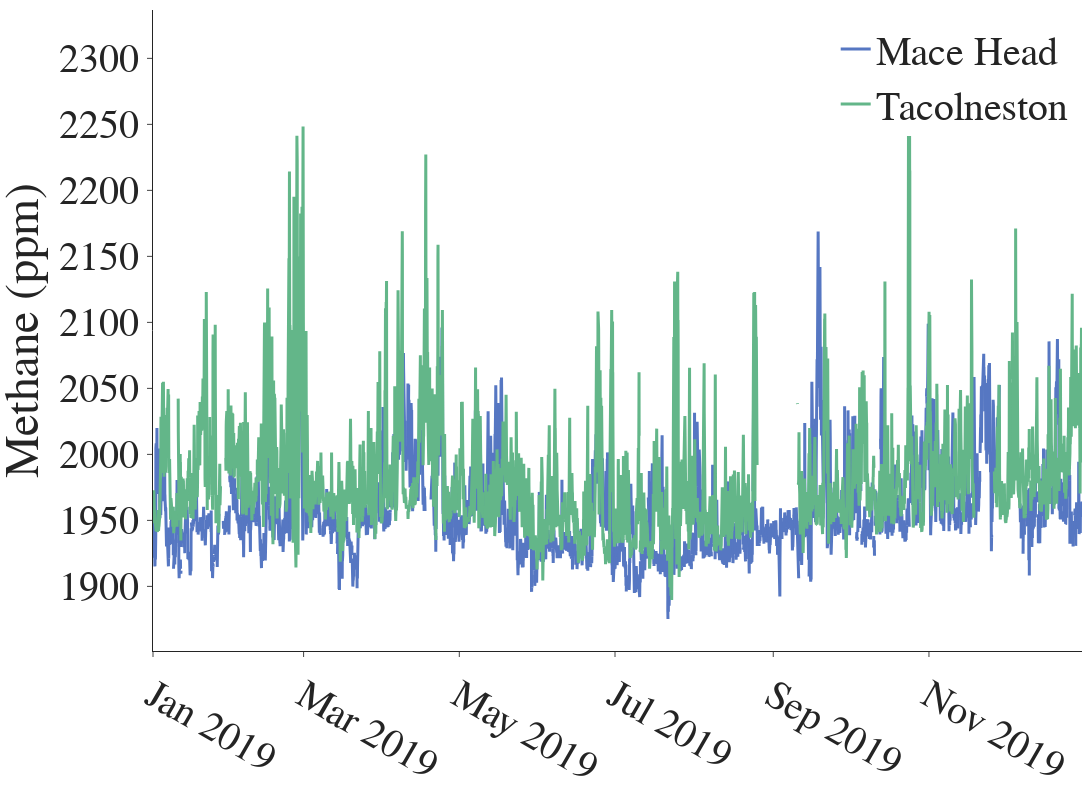

Source (notebook cell):
### Markdown cell above
Plots (Plotly)

### Code cell
fig = go.Figure()

alpha = 0.6
color_mhd = ["rgba(86, 119, 194, 1)", f"rgba(86, 119, 194, {alpha})"] #Sets colour for each line
color_tac = ["rgba(99, 182, 137, 1)", f"rgba(99, 182, 137, {alpha})"]

date_range = ["2019-05-19", "2019-06-21"]
date_range = ["2019-01-01", "2019-12-31"] #Change data range

fig.add_trace(go.Scatter(
    x=ch4_mhd.loc[date_range[0]:date_range[1]].index,
    y=ch4_mhd.loc[date_range[0]:date_range[1]].mf.values,
    mode='lines',
    line=dict(color=color_mhd[0], width=3.),
    showlegend=True,
    name="Mace Head",
    ))

fig.add_trace(go.Scatter(
    x=ch4_tac.loc[date_range[0]:date_range[1]].index,
    y=ch4_tac.loc[date_range[0]:date_range[1]].mf.values,
    mode='lines',
    line=dict(color=color_tac[0], width=3.),
    showlegend=True,
    name="Tacolneston",
    ))

fig.update_layout(
    yaxis_title="Methane (ppm)",
    template="simple_white",
    autosize=False,
    width=550*2,
    height=400*2,
    legend=dict(
        yanchor="top",
        y=0.99,
        xanchor="right",
        x=0.99,
        traceorder="normal"),
    margin=dict(l=55, r=10, t=10, b=40),
    # paper_bgcolor='rgba(0,0,0,0)',
    # plot_bgcolor='rgba(0,0,0,0)'
)


fig.layout.font.size=40
fig.layout.font.family="Arial"

#fig.write_image("CH4_data_example.png")

fig.show()

### Figure 1 — Plotly figure (JSON) as saved in the notebook; plotly's stock layout.template omitted (floating-point values rounded to 4 significant figures; data arrays with more than 128 entries replaced by an {"elided": "..."} marker saying what was removed)
{"data": [{"line": {"color": "rgba(86, 119, 194, 1)", "width": 3}, "mode": "lines", "name": "Mace Head", "showlegend": true, "type": "scatter", "x": {"elided": "8735 str values"}, "y": {"elided": "8735 float values"}}, {"line": {"color": "rgba(99, 182, 137, 1)", "width": 3}, "mode": "lines", "name": "Tacolneston", "showlegend": true, "type": "scatter", "x": {"elided": "8736 str values"}, "y": {"elided": "8736 float values"}}], "layout": {"autosize": false, "font": {"family": "Arial", "size": 40}, "height": 800, "legend": {"traceorder": "normal", "x": 0.99, "xanchor": "right", "y": 0.99, "yanchor": "top"}, "margin": {"b": 40, "l": 55, "r": 10, "t": 10}, "width": 1100, "yaxis": {"title": {"text": "Methane (ppm)"}}}}
